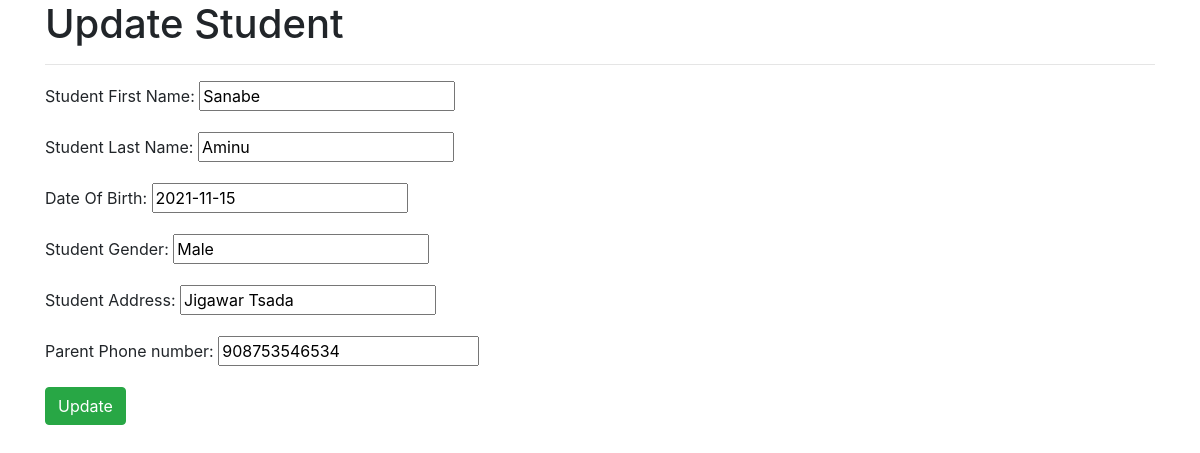
The app's page /update/5/ with its own data.
### blogapp/models.py (models this page shows, shortened)
class Student(models.Model):
    first_name = models.CharField(("Student First Name"), max_length=50)
    last_name = models.CharField(("Student Last Name"), max_length=50)
    age = models.DateField(("Date Of Birth"), auto_now=False, auto_now_add=False)
    gender = models.CharField(("Student Gender"), max_length=10)
    address = models.CharField(("Student Address"),max_length=100)
    phone = models.BigIntegerField(("Parent Phone number"))
    admission_date = models.DateTimeField(("Student admission Date Time"), auto_now=False, auto_now_add=True)
    class Meta:
        ordering = ['-admission_date']

### blogapp/views.py (the view)
# urls.py: path("update/<int:pk>/", StudentUpdateView.as_view(), name="student_update"),
class StudentUpdateView(UpdateView):
    model = Student
    fields = ('__all__')
    template_name = 'register/update.html'
    success_url = reverse_lazy('student_list')

### blogapp/templates/register/update.html (shortened to what this page needs)
{% extends 'base.html' %}
{% block content %}
    <div class="container">
    <h1>Update Student</h1>
    <hr>
    <form action="" method="post">
        {{ form.as_p }}
        <button  id="btn" class="btn btn-success" type="submit"> Update</button>
    </form>
    </div>
{% endblock content %}

### records on screen
Student: first_name "Sanabe", last_name "Aminu", age "2021-11-15", gender "Male", address "Jigawar Tsada", phone "908753546534"
